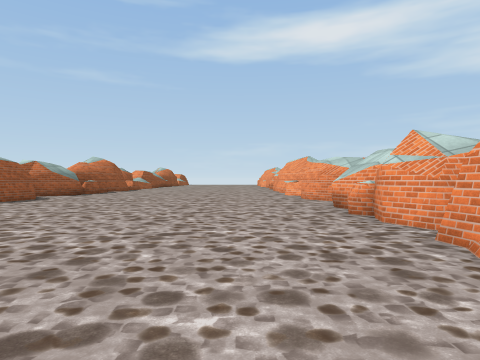
view 1 (above)

12 first-person views from a walk through a Unity game level. The camera is 1.3 m above the floor, looks level and sees 75° across. The floor is counted in squares, 2 m on a side. Each view is taken from the middle of a square. On the plan, view 1 faces up. The plan holds only what a view shows up to about 10 squares ahead; the rest is blank. The place goes on beyond the plan. The player character is not drawn. Some animated figures are not drawn. Some surface patterns are stand-ins.

view 2
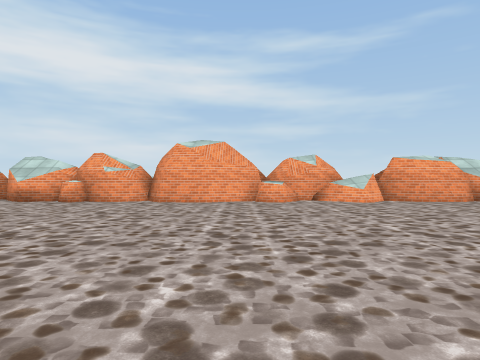

view 3
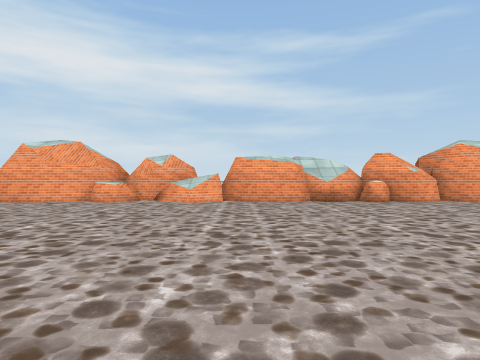

view 4
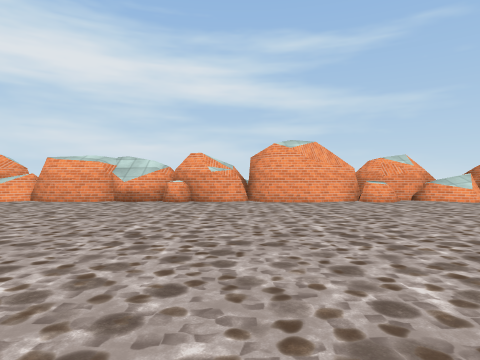

view 5
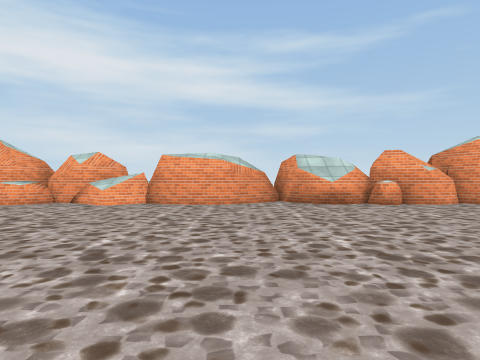

view 6
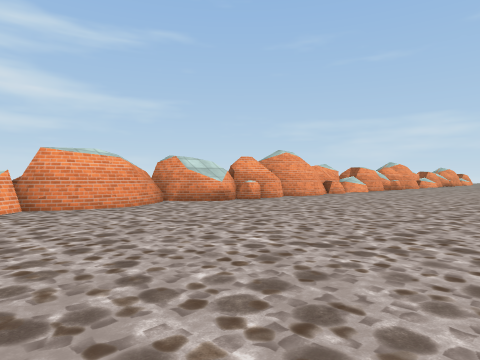

view 7
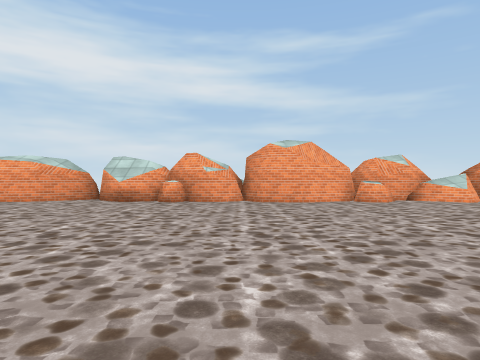

view 8
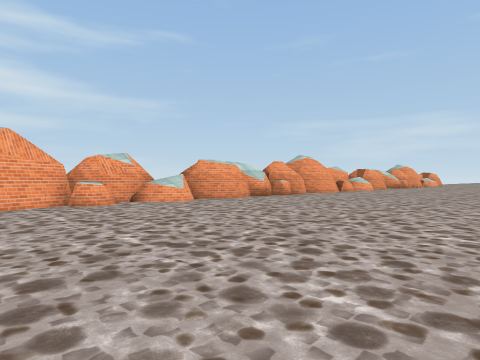

view 9
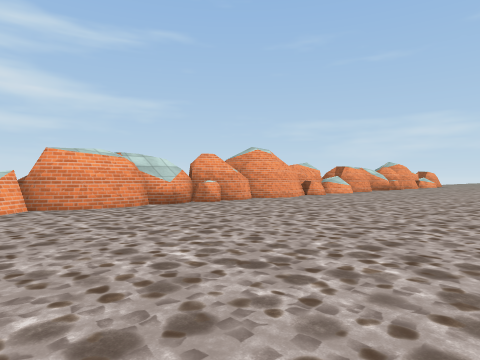

view 10
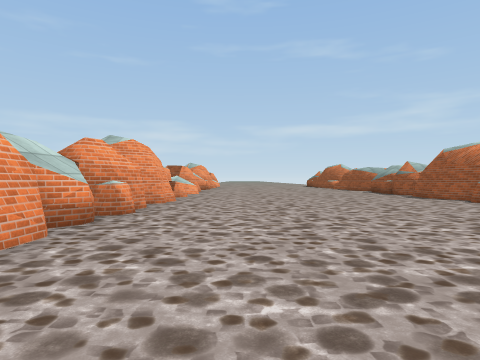

view 11
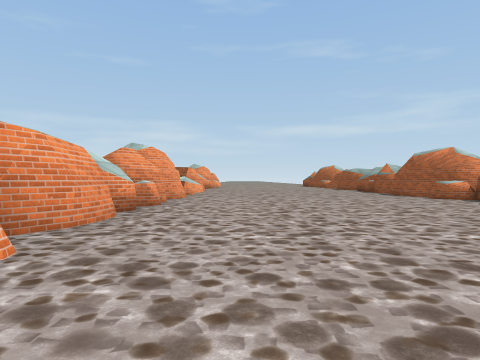

view 12
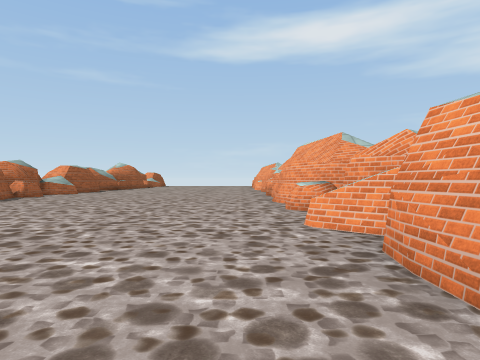

### Floor plan
Key: @ floor where view 1 was taken; # wall or solid block; . floor; = window, fence, low wall or low ledge; ^ raised ledge.
Columns run from 8 left of view 1 to 4 right of it. Each row starts with its distance up from view 1.
 14    .......=^#
 13    ........##
 12    ........##
 11    ........#
 10  #.........##
  9  #..........#
  8   .........##
  7    ........#
  6    ........#
  5   .........#
  4  ..........#
  3   ........##
  2   ........##
  1  ..........#
  0   ......@.=#
 -1   .........#
 -2    ........#
 -3   ........=#
 -4  ..........#
 -5   .........#
 -6    ........#
 -7    ........#
 -8   .........#
 -9  ..........#
-10  ..........#
-11  ^........##
-12 ##........##

Where each view was taken, in squares from view 1:
view 1: 0 up, 0 right, facing up
view 2: 1 up, 7 left, facing right
view 3: 4 down, 7 left, facing right
view 4: 10 down, 7 left, facing right
view 5: 10 up, 6 left, facing right
view 6: 14 up, 5 left, facing down-right
view 7: 4 up, 7 left, facing right
view 8: 3 up, 6 left, facing down-right
view 9: 2 down, 5 left, facing down-right
view 10: 2 down, 0 right, facing down
view 11: 0 up, 0 right, facing down
view 12: 9 up, 1 right, facing up
